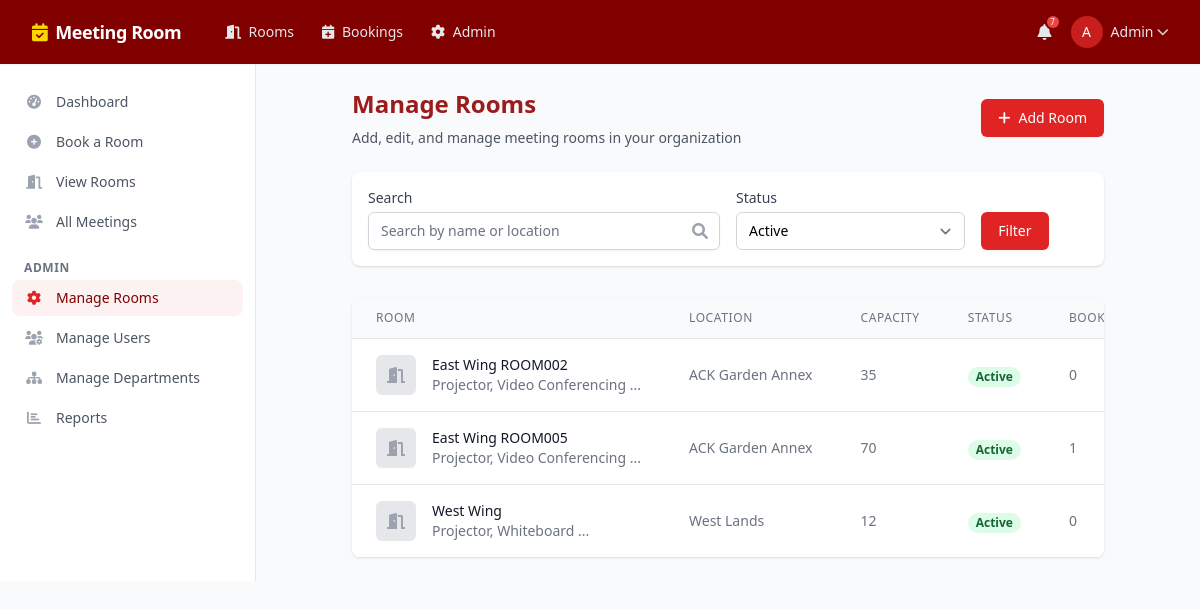
Page /manage_rooms.php (signed in) on the committed database.
### tables this page shows
CREATE TABLE boardrooms (
    room_id INTEGER PRIMARY KEY AUTOINCREMENT,
    room_name TEXT NOT NULL UNIQUE,
    capacity INTEGER NOT NULL,
    location TEXT NOT NULL,
    amenities TEXT, -- JSON string of available amenities
    is_active BOOLEAN DEFAULT TRUE,
    thumbnail_url TEXT -- URL for room image
);

### manage_rooms.php (the view, shortened to what this page needs)
<?php
require_once 'includes/header.php';
$search = isset($_GET['search']) ? '%' . $_GET['search'] . '%' : '%';
$statusFilter = isset($_GET['status']) ? $_GET['status'] : 'active';
$query = "SELECT r.*,
          (SELECT COUNT(*) FROM bookings b
           WHERE b.room_id = r.room_id
           AND b.start_time > datetime('now')
           AND b.status IN ('Pending', 'Approved')) as upcoming_bookings
          FROM boardrooms r
          WHERE (r.room_name LIKE :search OR r.location LIKE :search)";
$params = [':search' => $search];
if ($statusFilter === 'active') {
    $query .= " AND r.is_active = 1";
} elseif ($statusFilter === 'inactive') {
    $query .= " AND r.is_active = 0";
}
$query .= " ORDER BY r.is_active DESC, r.room_name";
$stmt = $db->prepare($query);
$stmt->execute($params);
$rooms = $stmt->fetchAll(PDO::FETCH_ASSOC);
?>
<main class="py-6 px-4 sm:px-6 lg:px-8">
    <div class="max-w-7xl mx-auto">
        <div class="px-4 sm:px-6 lg:px-8">
            <div class="sm:flex sm:items-center">
                <div class="sm:flex-auto">
                    <h1 class="text-2xl font-bold text-maroon-800">Manage Rooms</h1>
                    <p class="mt-2 text-sm text-gray-600">
                        Add, edit, and manage meeting rooms in your organization
                    </p>
                </div>
                <div class="mt-4 sm:mt-0 sm:ml-16 sm:flex-none">
                    <a href="add_room.php" class="inline-flex items-center px-4 py-2 border border-transparent text-sm font-medium rounded-md shadow-sm text-white bg-maroon-600 hover:bg-maroon-700 focus:outline-none focus:ring-2 focus:ring-offset-2 focus:ring-maroon-500">
                        <i class="fas fa-plus mr-2"></i> Add Room
                    </a>
                </div>
            </div>
            <div class="mt-6 bg-white shadow rounded-lg p-4">
                <form method="get" class="grid grid-cols-1 gap-y-6 gap-x-4 sm:grid-cols-6">
                    <div class="sm:col-span-3">
                        <label for="search" class="block text-sm font-medium text-gray-700">Search</label>
                        <div class="mt-1 relative rounded-md shadow-sm">
                            <input type="text" name="search" id="search" value="<?= isset($_GET['search']) ? htmlspecialchars($_GET['search']) : '' ?>"
                                class="block w-full pr-10 border-gray-300 focus:ring-maroon-500 focus:border-maroon-500 sm:text-sm rounded-md"
                                placeholder="Search by name or location">
                            <div class="absolute inset-y-0 right-0 pr-3 flex items-center pointer-events-none">
                            </div>
                        </div>
                    </div>
                    <div class="sm:col-span-2">
                        <label for="status" class="block text-sm font-medium text-gray-700">Status</label>
                        <select id="status" name="status" class="mt-1 block w-full pl-3 pr-10 py-2 text-base border-gray-300 focus:outline-none focus:ring-maroon-500 focus:border-maroon-500 sm:text-sm rounded-md">
                            <option value="active" <?= $statusFilter === 'active' ? 'selected' : '' ?>>Active</option>
                        </select>
                    </div>
                    <div class="sm:col-span-1 flex items-end">
                        <button type="submit" class="inline-flex justify-center py-2 px-4 border border-transparent shadow-sm text-sm font-medium rounded-md text-white bg-maroon-600 hover:bg-maroon-700 focus:outline-none focus:ring-2 focus:ring-offset-2 focus:ring-maroon-500">
                            Filter
                        </button>
                    </div>
                </form>
            </div>
            <div class="mt-8 bg-white shadow rounded-lg overflow-hidden">
                <div class="overflow-x-auto">
                    <table class="min-w-full divide-y divide-gray-200">
                        <thead class="bg-gray-50">
                            <tr>
                                <th scope="col" class="px-6 py-3 text-left text-xs font-medium text-gray-500 uppercase tracking-wider">
                                    Room
                                </th>
                                <th scope="col" class="px-6 py-3 text-left text-xs font-medium text-gray-500 uppercase tracking-wider">
                                    Location
                                </th>
                                <th scope="col" class="px-6 py-3 text-left text-xs font-medium text-gray-500 uppercase tracking-wider">
                                    Capacity
                                </th>
                                <th scope="col" class="px-6 py-3 text-left text-xs font-medium text-gray-500 uppercase tracking-wider">
                                    Status
                                </th>
                                <th scope="col" class="px-6 py-3 text-left text-xs font-medium text-gray-500 uppercase tracking-wider">
                                    Bookings
                                </th>
                            </tr>
                        </thead>
                        <tbody class="bg-white divide-y divide-gray-200">
                            <?php foreach ($rooms as $room): ?>
                            <tr class="<?= $room['is_active'] ? '' : 'bg-gray-50' ?>">
                                <td class="px-6 py-4 whitespace-nowrap">
                                    <div class="flex items-center">
                                        <div class="flex-shrink-0 h-10 w-10">
                                            <?php if ($room['thumbnail_url']): ?>
                                            <img class="h-10 w-10 rounded-md object-cover" src="<?= htmlspecialchars($room['thumbnail_url']) ?>" alt="">
                                            <?php else: ?>
                                            <div class="h-10 w-10 rounded-md bg-gray-200 flex items-center justify-center text-gray-400">
                                                <i class="fas fa-door-open"></i>
                                            </div>
                                            <?php endif; ?>
                                        </div>
                                        <div class="ml-4">
                                            <div class="text-sm font-medium text-gray-900"><?= htmlspecialchars($room['room_name']) ?></div>
                                            <?php if (!empty($room['amenities'])):
                                                $amenities = json_decode($room['amenities'], true); ?>
                                            <div class="text-sm text-gray-500">
                                                <?= implode(', ', array_slice($amenities, 0, 2)) ?>
                                                <?= count($amenities) > 2 ? '...' : '' ?>
                                            </div>
                                            <?php endif; ?>
                                        </div>
                                    </div>
                                </td>
                                <td class="px-6 py-4 whitespace-nowrap text-sm text-gray-500">
                                    <?= htmlspecialchars($room['location']) ?>
                                </td>
                                <td class="px-6 py-4 whitespace-nowrap text-sm text-gray-500">
                                    <?= $room['capacity'] ?>
                                </td>
                                <td class="px-6 py-4 whitespace-nowrap">
                                    <span class="px-2 inline-flex text-xs leading-5 font-semibold rounded-full
                                        <?= $room['is_active'] ? 'bg-green-100 text-green-800' : 'bg-gray-100 text-gray-800' ?>">
                                        <?= $room['is_active'] ? 'Active' : 'Inactive' ?>
                                    </span>
                                </td>
                                <td class="px-6 py-4 whitespace-nowrap text-sm text-gray-500">
                                    <?= $room['upcoming_bookings'] ?>
                                </td>
                            </tr>
                            <?php endforeach; ?>
                        </tbody>
                    </table>
                </div>
            </div>
        </div>
    </div>
</main>
</body>
</html>

### rows in the picture
boardrooms: room_name "East Wing ROOM002", amenities "Projector, Video Conferencing", location "ACK Garden Annex", capacity "35", is_active "Active", upcoming_bookings "0"
boardrooms: room_name "East Wing ROOM005", amenities "Projector, Video Conferencing", location "ACK Garden Annex", capacity "70", is_active "Active", upcoming_bookings "1"
boardrooms: room_name "West Wing", amenities "Projector, Whiteboard", location "West Lands", capacity "12", is_active "Active", upcoming_bookings "0"

### other values in the picture
$unreadNotifications "7"
substr($_SESSION['first_name'], 0, 1) "A"
$_SESSION['first_name'] "Admin"
